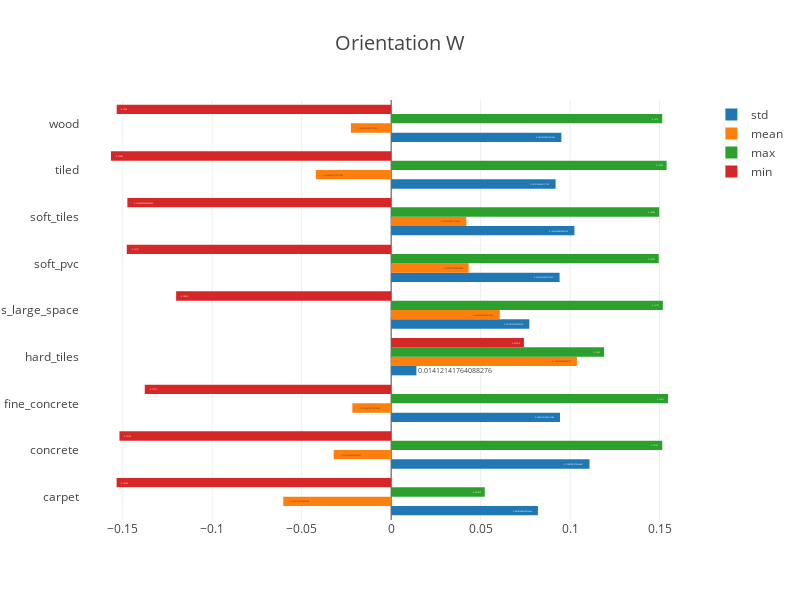

Notebook cell for this chart:
### Code cell
orientation_W = metrics.orientation_W
orientation_W['surface'] = surfaces

data = []

for m in metrics_name:
    data.append(bars(orientation_W, m, 'surface'))

layout = go.Layout(
    title='Orientation W',
    titlefont=dict(size=20),
    width=800,
    height=600
)

fig = go.Figure(data=data, layout=layout)

iplot(fig)

### Figure 1 — Plotly figure (JSON) as saved in the notebook; plotly's stock layout.template omitted (floating-point values rounded to 4 significant figures)
{"data": [{"name": "std", "orientation": "h", "text": [0.08203, 0.1109, 0.09438, 0.01412, 0.07723, 0.09414, 0.1024, 0.09191, 0.09514], "type": "bar", "uid": "fc6faaf4-da7d-4af9-8ba7-4a29963c2e83", "x": [0.08203, 0.1109, 0.09438, 0.01412, 0.07723, 0.09414, 0.1024, 0.09191, 0.09514], "y": ["carpet", "concrete", "fine_concrete", "hard_tiles", "hard_tiles_large_space", "soft_pvc", "soft_tiles", "tiled", "wood"]}, {"name": "mean", "orientation": "h", "text": [-0.06032, -0.03211, -0.02168, 0.1038, 0.0607, 0.04333, 0.04203, -0.04209, -0.02249], "type": "bar", "uid": "8c441ae8-f7b6-48e1-b05e-4dbefd6e23f7", "x": [-0.06032, -0.03211, -0.02168, 0.1038, 0.0607, 0.04333, 0.04203, -0.04209, -0.02249], "y": ["carpet", "concrete", "fine_concrete", "hard_tiles", "hard_tiles_large_space", "soft_pvc", "soft_tiles", "tiled", "wood"]}, {"name": "max", "orientation": "h", "text": [0.05233, 0.1515, 0.1548, 0.119, 0.1519, 0.1496, 0.1499, 0.154, 0.1515], "type": "bar", "uid": "d2800fcb-00fe-4916-9a1a-4d8ab85e98da", "x": [0.05233, 0.1515, 0.1548, 0.119, 0.1519, 0.1496, 0.1499, 0.154, 0.1515], "y": ["carpet", "concrete", "fine_concrete", "hard_tiles", "hard_tiles_large_space", "soft_pvc", "soft_tiles", "tiled", "wood"]}, {"name": "min", "orientation": "h", "text": [-0.1535, -0.1519, -0.1377, 0.07421, -0.1202, -0.1478, -0.1474, -0.1566, -0.1534], "type": "bar", "uid": "1e9b1bda-2aac-4ee4-ab69-07edea29e594", "x": [-0.1535, -0.1519, -0.1377, 0.07421, -0.1202, -0.1478, -0.1474, -0.1566, -0.1534], "y": ["carpet", "concrete", "fine_concrete", "hard_tiles", "hard_tiles_large_space", "soft_pvc", "soft_tiles", "tiled", "wood"]}], "layout": {"height": 600, "title": {"font": {"size": 20}, "text": "Orientation W"}, "width": 800}}
